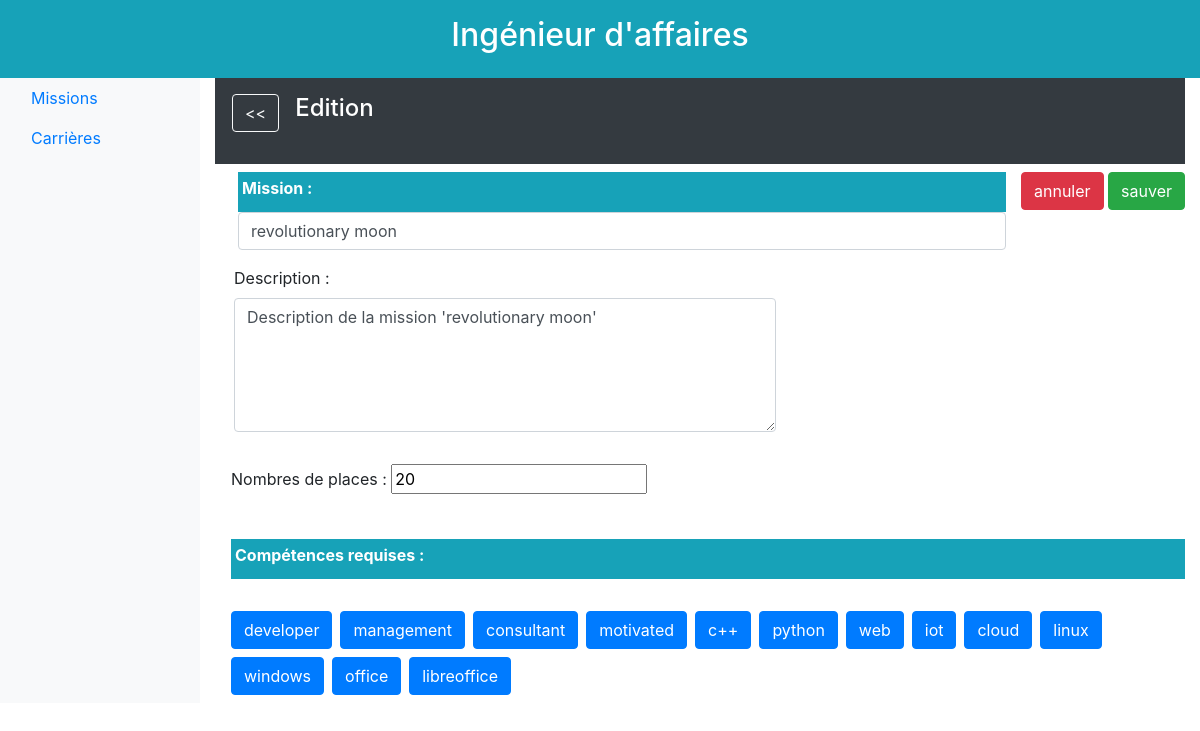
The app's page /1/affaire/missions/vue/1/edit/, older data.
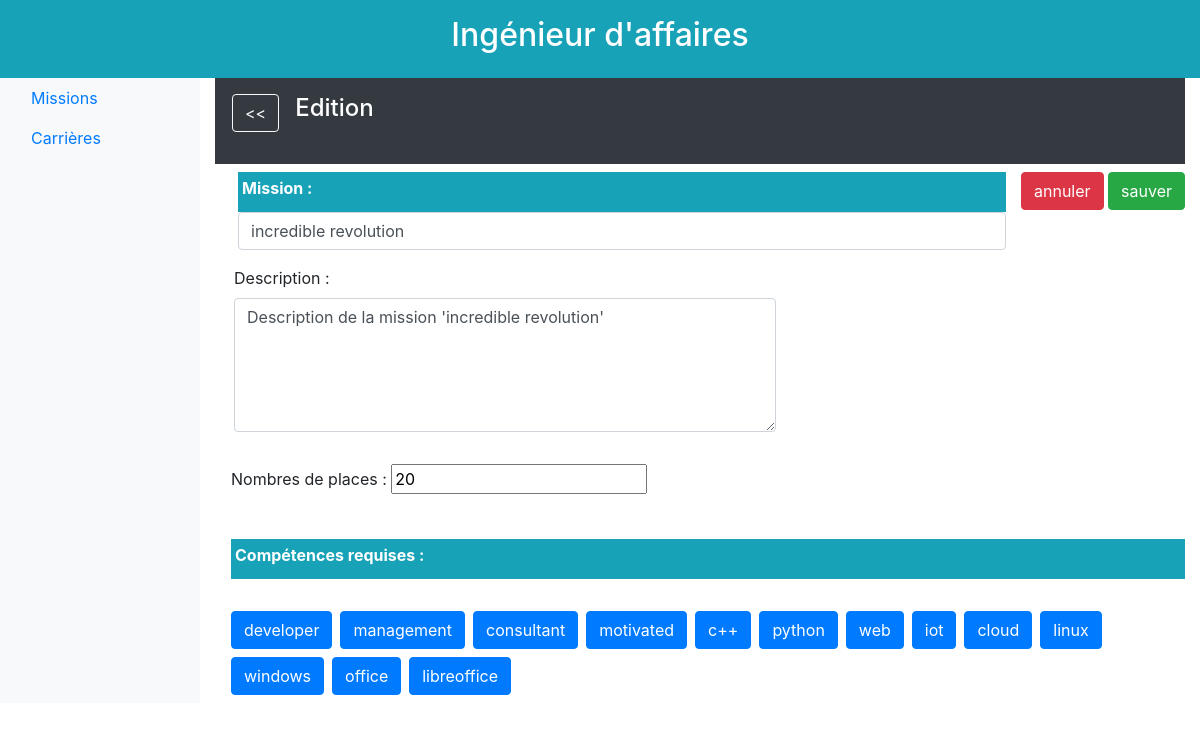
The same page, newer data.
### database/models.py (models this page shows)
class Mission(db.Model):
    id = db.Column(db.Integer, primary_key=True)
    titre = db.Column(db.String(64), unique=True)
    description = db.Column(db.Text, unique=True)
    effectifs_max = db.Column(db.Integer)
    prix_vente = db.Column(db.Integer)
    statut = db.Column(db.Text)
    date_creation = db.Column(db.DateTime)
    responsable_id = db.Column(db.Integer, db.ForeignKey('ingenieur.id'))
    souhaits = db.relationship('Souhait', backref='mission', lazy='dynamic')
    besoins = db.relationship('Besoin', backref='mission', lazy='dynamic')
    affectations = db.relationship('Affectation', backref='mission', lazy='dynamic')

### app.py (the view)
@app.route('/<id>/affaire/missions/vue/<missionId>/edit/')
def affaire_mission_edit_get_mission(id, missionId):
    print("passage 1")
    mission = get_mission_by_id(missionId)
    is_new_mission = False
    return affaire_mission_edit(id, mission,is_new_mission)

### app.py (called while the page is built)
def affaire_mission_edit(id, mission,is_new_mission):
    competences = get_all_competence()
    return render_template("homepage_affaire_mission_edit.html.jinja2"
                            , id=id
                            , mission=mission
                            , competences=competences
                            , is_new_mission=is_new_mission
                            )

### database/functions.py (called while the page is built)
def get_mission_by_id(mission_id):
    return Mission.query.filter_by(id=mission_id).first()

def get_all_competence():
    return Competence.query.all()

### templates/homepage_affaire_mission_edit.html.jinja2 (shortened to what this page needs)
{% extends "homepage_affaire.html.jinja2" %}
{% block body %}
    <div class="p-3 mb-2 bg-dark text-white size-6 font-weight-bold">
        <div class="row">
            <div class="mb-3 ml-3">
                <button type="button" class="btn btn-outline-light"
                        onclick="location.href='/{{ id }}/affaire/missions/aAffecter/';">&lt;&lt;
                </button>
            </div>
            <div class="md-3 ml-3">
                <h4>Edition</h4>
            </div>
        </div>
    </div>
    <div class="d-flex flex-column">
        <form action="{{ url_for("process_form_data", id=id, missionId=mission.id) }}" method="post"
              class="needs-validation" novalidate="">
            <div class="d-flex flex-inline">
                <div class="col mb-3 ml-2">
                    <div class="p-1 bg-info text-white size-6 font-weight-bold">
                        <label for="Name">Mission : </label>
                    </div>
                    <input type="text" class="form-control" id="Name" name="foo_titre" value='{{ mission.titre }}'>
                </div>
            <div class="col-md-auto p-0">
                <button type="button" class="btn btn-danger"
                        onclick="
                                {% if is_new_mission %}
                                    {{ url_for("delete_mission",id=id, missionId=mission.id) }};
                                {% else %}
                                    location.href='/{{ id }}/affaire/missions/vue/{{ mission.id }}/';
                                {% endif %}">
                    annuler
                </button>
                <input type="submit" class="btn btn-success" onclick="location.href='/TODO.php';" value="sauver"/>
            </div>
    </div>
    <div class="row ml-1">
        <div class="mb-3 col-md-7">
            <div class="form-group">
                <label for="description">Description :</label>
                <textarea class="form-control" rows="5" name="mission_description"
                          id="comment">{{ mission.description }}</textarea>
            </div>
        </div>
    </div>
    <div class="row  ml-3">
        <div class="form-group">
            <label for="nbPlace">Nombres de places :</label>
            <input type="number" name="mission_effectif_max" value='{{ mission.effectifs_max }}'/>
        </div>
    </div>
    <div class="row d-inline">
        <div class="p-1 bg-info text-white size-6 font-weight-bold  mb-2 ml-3">
            <label for="competences">Comp&eacute;tences requises :</label>
        </div>
    </div>
    <div class="row ml-2">
        {% for competence in competences %}
            <div class="btn-group btn-group-toggle" data-toggle="buttons">
                <label class="btn btn-primary ml-2 mb-2">
                           autocomplete="off"> {{ competence.nom }}
                </label>
            </div>
        {% endfor %}
    </div>
    </form>
    </div>
{% endblock %}

Row changes from the older to the newer data that the page shows:
changed Mission: foo_titre "revolutionary moon" → "incredible revolution"; mission_description "Description de la mission 'revolutionary moon'" → "Description de la mission 'incredible revolution'"
